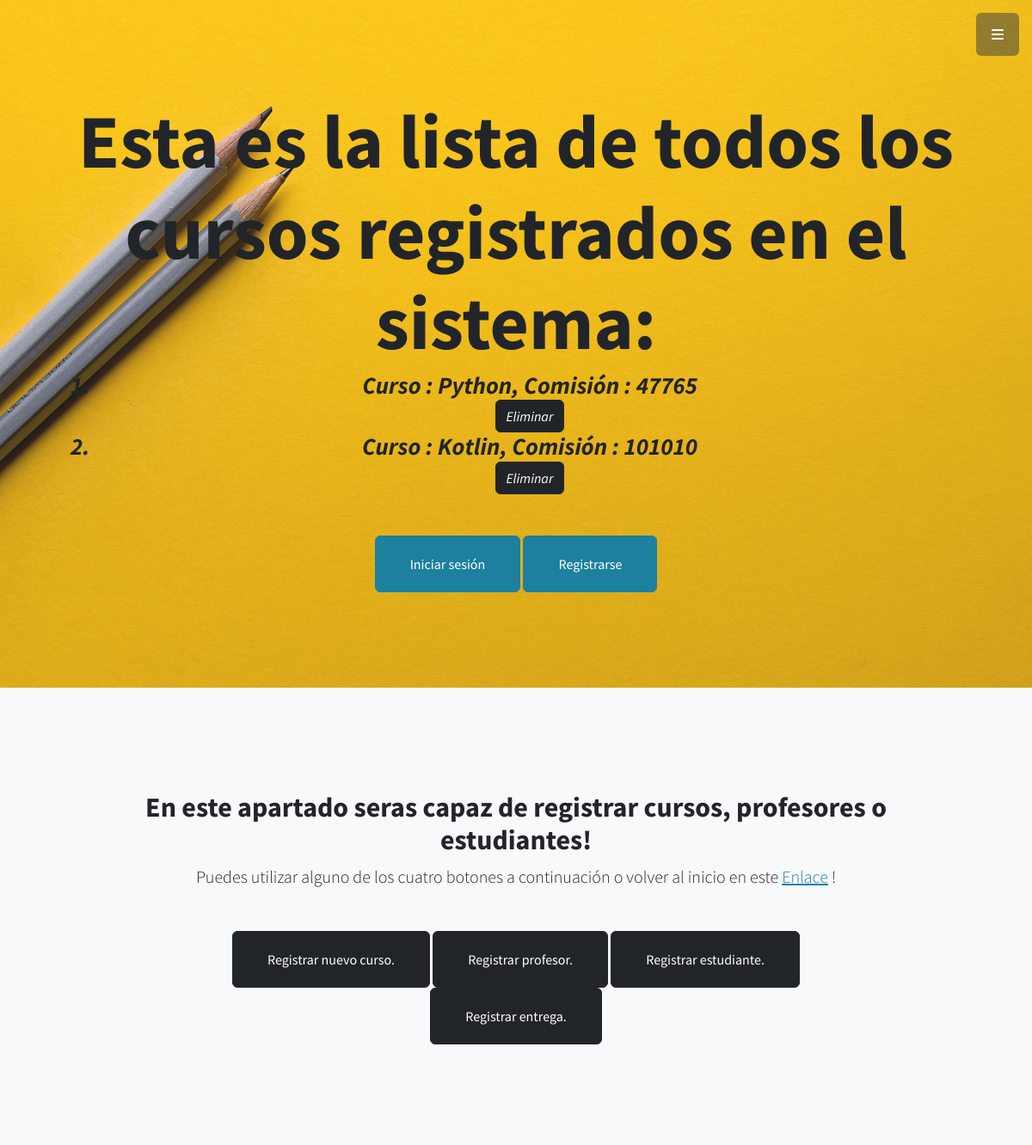
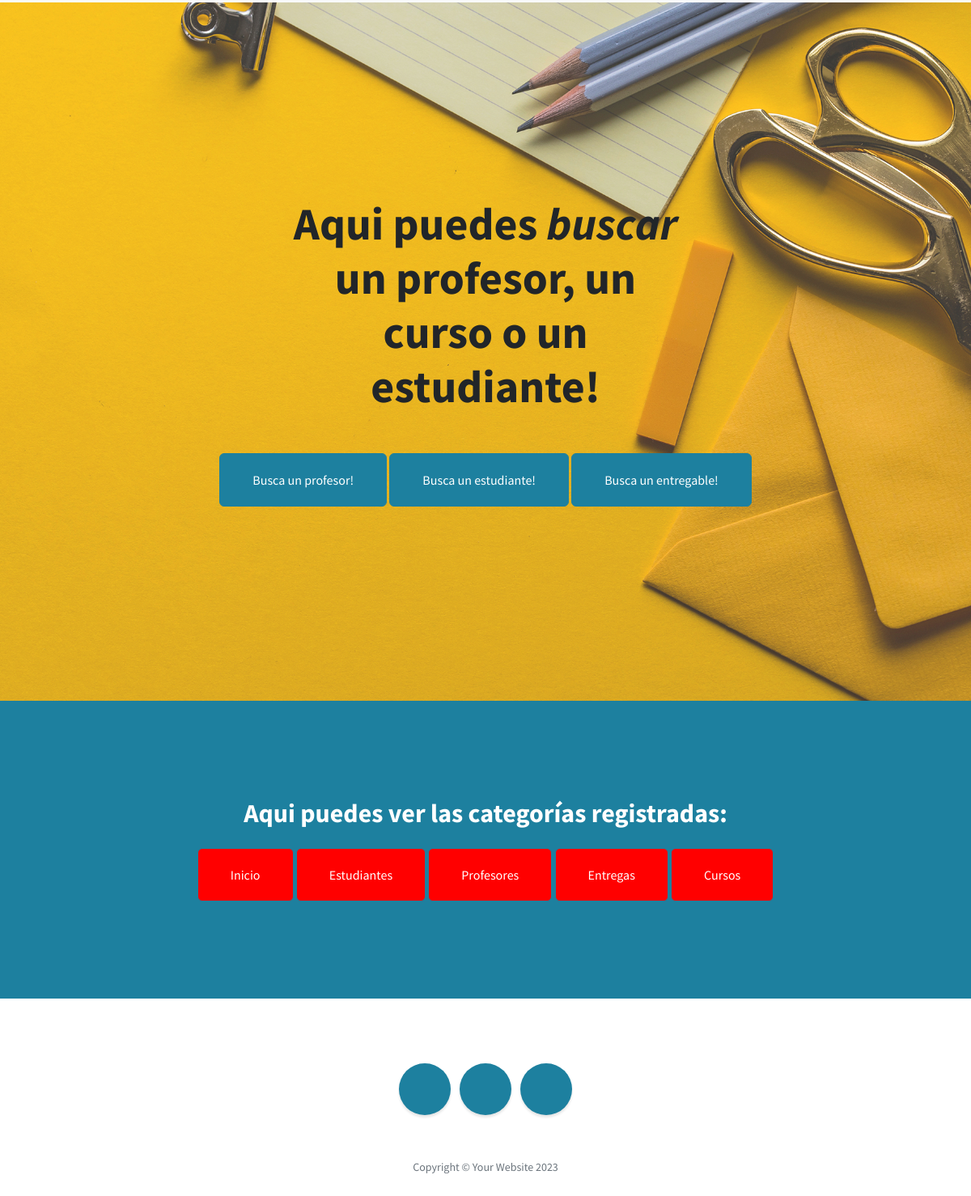
The page /AppCoder/cursos/ on the database its author committed (2 pictures, top to bottom).
### AppCoder/models.py (models this page shows)
class Curso(models.Model):
    nombre = models.CharField(max_length=30)
    comision = models.IntegerField()

### AppCoder/views.py (the view)
# urls.py: path('cursos/', ver_cursos, name='VerCursos'),
def ver_cursos(request):
    todosLosCursos = Curso.objects.all()
    return render(request, "AppCoder/ver_cursos.html", {'todosLosCursos': todosLosCursos})

### AppCoder/Templates/AppCoder/ver_cursos.html
{% extends 'AppCoder/padre.html' %}
{% block title %}
Esta es la lista de todos los cursos registrados en el sistema:
{% endblock %}
{% block form%}
        <ol>
            {% for curso in todosLosCursos %}
            <li>
                Curso : {{curso.nombre}},
                Comisión : {{curso.comision}}
            </li>
            <a class="btn btn-dark btn-l" href="{% url 'eliminarCurso' curso.nombre %}">Eliminar</a>
            {% endfor %}
        </ol>
{%endblock%}

### rows shown on the page
Curso: nombre "Python", comision "47765"
Curso: nombre "Kotlin", comision "101010"
